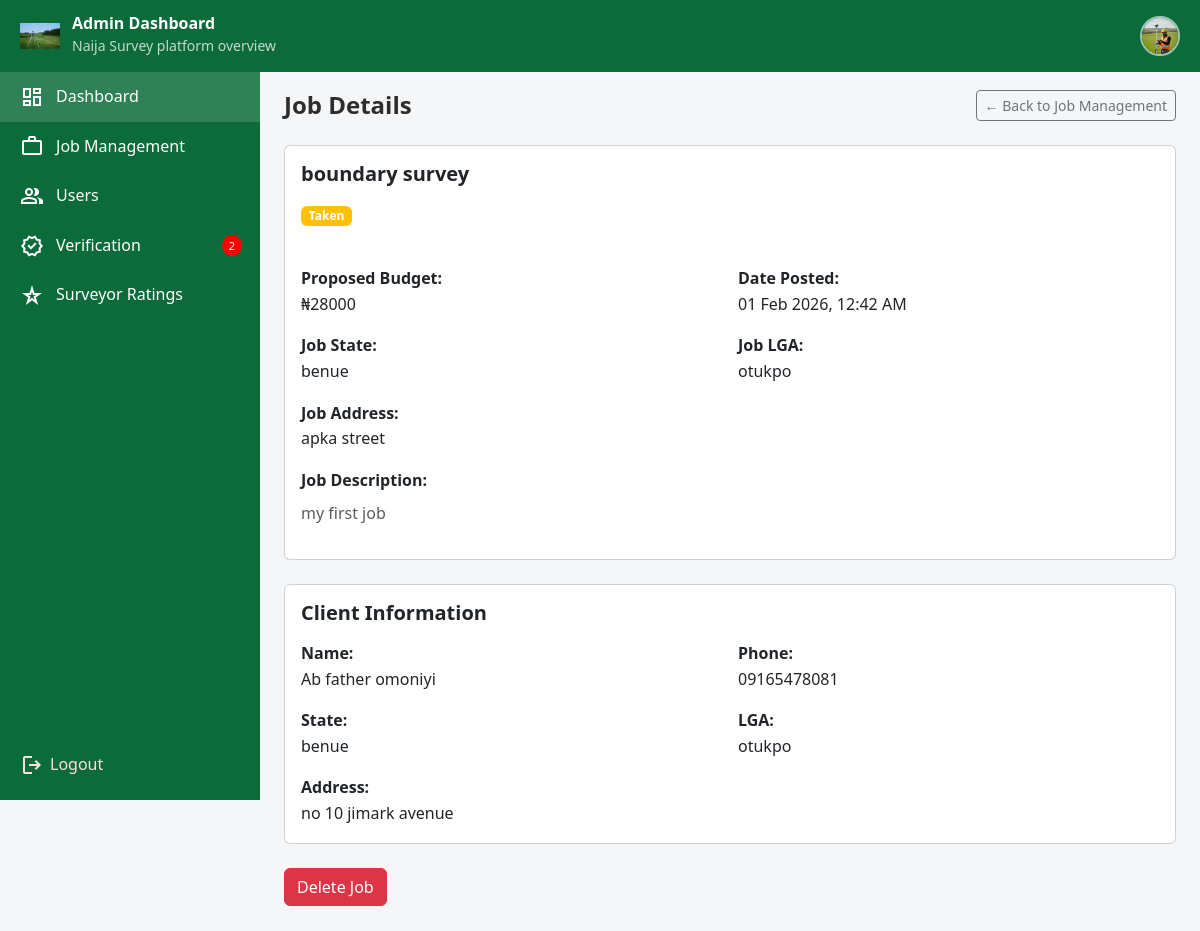
/Admin/job_view.php?id=21 (signed in), run on the app's committed database.
### tables this page shows
CREATE TABLE IF NOT EXISTS `jobs` (
  `id` int NOT NULL AUTO_INCREMENT,
  `client_profile_id` int NOT NULL,
  `job_title` varchar(255) NOT NULL,
  `job_description` text NOT NULL,
  `proposed_budget` varchar(100) NOT NULL,
  `job_state` varchar(100) NOT NULL,
  `job_lga` varchar(100) NOT NULL,
  `job_address` text NOT NULL,
  `job_status` enum('available','taken','completed') NOT NULL DEFAULT 'available',
  `created_at` datetime NOT NULL DEFAULT CURRENT_TIMESTAMP,
  PRIMARY KEY (`id`),
  KEY `fk_jobs_client` (`client_profile_id`)
);

CREATE TABLE IF NOT EXISTS `clients_profile` (
  `id` int NOT NULL AUTO_INCREMENT,
  `account_id` int NOT NULL,
  `first_name` varchar(100) NOT NULL,
  `surname` varchar(100) NOT NULL,
  `other_names` varchar(100) DEFAULT NULL,
  `phone_number` varchar(20) NOT NULL,
  `whatsapp_number` varchar(20) NOT NULL,
  `bio` text NOT NULL,
  `state` varchar(100) NOT NULL,
  `lga` varchar(100) NOT NULL,
  `address` text NOT NULL,
  `profile_image` varchar(255) NOT NULL,
  `id_type` varchar(50) NOT NULL,
  `id_document` varchar(255) NOT NULL,
  `verification_status` enum('pending','verified','rejected') NOT NULL DEFAULT 'pending',
  `verified_at` datetime NOT NULL DEFAULT CURRENT_TIMESTAMP,
  `created_at` datetime NOT NULL DEFAULT CURRENT_TIMESTAMP,
  `updated_at` datetime NOT NULL DEFAULT CURRENT_TIMESTAMP ON UPDATE CURRENT_TIMESTAMP,
  PRIMARY KEY (`id`),
  KEY `fk_client_user` (`account_id`)
);

### Admin/job_view.php (the view, shortened to what this page needs)
<?php
require_once "../config/db-connect.php";
$job_id = (int) $_GET['id'];
$sql = "
    SELECT
        j.*,
        c.first_name,
        c.surname,
        c.phone_number,
        c.state,
        c.lga,
        c.address
    FROM jobs j
    JOIN clients_profile c ON j.client_profile_id = c.id
    WHERE j.id = ?
    LIMIT 1
";
$stmt = $pdo->prepare($sql);
$stmt->execute([$job_id]);
$job = $stmt->fetch(PDO::FETCH_ASSOC);
?>
<!DOCTYPE html>
<html lang="en">
<head>
<link href="https://cdn.jsdelivr.net/npm/bootstrap@5.3.3/dist/css/bootstrap.min.css" rel="stylesheet">
<link rel="stylesheet" href="../assets/css/style.css">
</head>
<body>
<?php include "../components/nav.php"; ?>
<?php include "../components/admin-sidebar.php"; ?>
<div class="container-fluid px-4 main">
  <div class="d-flex justify-content-between align-items-center mb-4">
    <h4 class="fw-bold mb-0">Job Details</h4>
    <a href="job_management.php" class="btn btn-outline-secondary btn-sm">
      ← Back to Job Management
    </a>
  </div>
  <div class="card mb-4">
    <div class="card-body">
      <h5 class="fw-bold mb-3"><?php echo htmlspecialchars($job['job_title']); ?></h5>
      <span class="badge mb-3
        <?php
          echo match ($job['job_status']) {
            'available' => 'bg-success',
            'taken' => 'bg-warning',
            'completed' => 'bg-secondary',
            default => 'bg-dark'
          };
        ?>">
        <?php echo ucfirst($job['job_status']); ?>
      </span>
      <div class="row g-3 mt-2">
        <div class="col-md-6">
          <strong>Proposed Budget:</strong><br>
          ₦<?php echo htmlspecialchars($job['proposed_budget']); ?>
        </div>
        <div class="col-md-6">
          <strong>Date Posted:</strong><br>
          <?php echo date("d M Y, h:i A", strtotime($job['created_at'])); ?>
        </div>
        <div class="col-md-6">
          <strong>Job State:</strong><br>
          <?php echo htmlspecialchars($job['job_state']); ?>
        </div>
        <div class="col-md-6">
          <strong>Job LGA:</strong><br>
          <?php echo htmlspecialchars($job['job_lga']); ?>
        </div>
        <div class="col-md-12">
          <strong>Job Address:</strong><br>
          <?php echo htmlspecialchars($job['job_address']); ?>
        </div>
        <div class="col-md-12">
          <strong>Job Description:</strong>
          <p class="mt-2 text-muted">
            <?php echo nl2br(htmlspecialchars($job['job_description'])); ?>
          </p>
        </div>
      </div>
    </div>
  </div>
  <div class="card">
    <div class="card-body">
      <h5 class="fw-bold mb-3">Client Information</h5>
      <div class="row g-3">
        <div class="col-md-6">
          <strong>Name:</strong><br>
          <?php echo htmlspecialchars($job['first_name'] . ' ' . $job['surname']); ?>
        </div>
        <div class="col-md-6">
          <strong>Phone:</strong><br>
          <?php echo htmlspecialchars($job['phone_number']); ?>
        </div>
        <div class="col-md-6">
          <strong>State:</strong><br>
          <?php echo htmlspecialchars($job['state']); ?>
        </div>
        <div class="col-md-6">
          <strong>LGA:</strong><br>
          <?php echo htmlspecialchars($job['lga']); ?>
        </div>
        <div class="col-md-12">
          <strong>Address:</strong><br>
          <?php echo htmlspecialchars($job['address']); ?>
        </div>
      </div>
    </div>
  </div>
  <div class="mt-4">
    <form
      method="post"
      action="processes/delete-job.php"
      onsubmit="return confirm('Delete this job permanently?');"
    >
      <button type="submit" class="btn btn-danger">
        Delete Job
      </button>
    </form>
  </div>
</div>
</body>
</html>

### data on the page
jobs: job_title "boundary survey", job_status "Taken", proposed_budget "28000", created_at "01 Feb 2026, 12:42 AM", job_state "benue", job_lga "otukpo", job_address "apka street", job_description "my first job", client_profile.surname "Ab father omoniyi", client_profile.phone_number "09165478081", client_profile.state "benue", client_profile.lga "otukpo", client_profile.address "no 10 jimark avenue"

### other printed values
$totalPendingVerifications "2"
